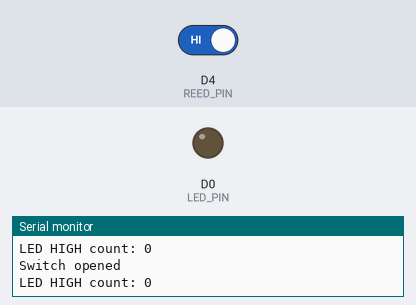
This sketch was run on a simulated ESP8266 (NodeMCU). On the bench: output pins drawn as LEDs (lit = HIGH), the last lines printed to the serial monitor. The test bench sets the inputs (shaded band); at power-on: D4 (REED_PIN) HIGH.

Above: at 1.8 s.
1.9 s: D4 (REED_PIN) driven LOW
At 2.3 s:
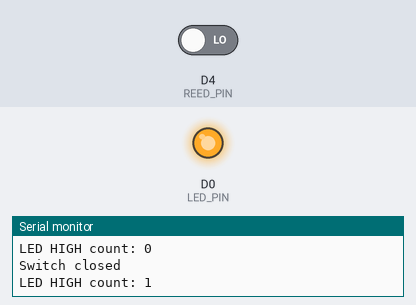
3.5 s: D4 (REED_PIN) driven HIGH
At 4.7 s:
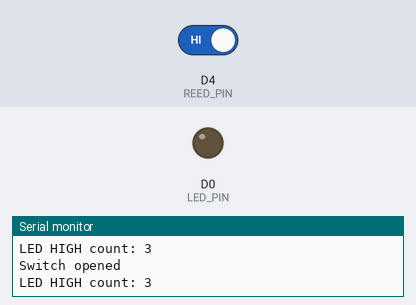
Timing chart, 0 to 6.5 s (numbered marks = the images above; inputs shaded):
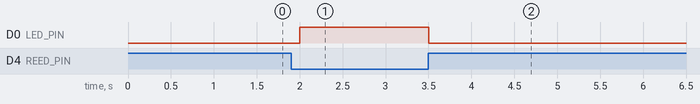

Measured:
- after the input at 1.9 s, D0 (LED_PIN): LOW → HIGH after 0.10 s
- after the input at 3.5 s, D0 (LED_PIN): HIGH → LOW at once

The sketch:

NodeMcuBlink.ino
```cpp
const int REED_PIN = D4;    // Pin connected to reed switch
const int LED_PIN = D0;    // LED pin
int ledHighCount = 0;       // Variable to count LED HIGH state

void setup() {
  Serial.begin(9600);
  pinMode(REED_PIN, INPUT_PULLUP);    // Enable internal pull-up for the reed switch
  pinMode(LED_PIN, OUTPUT);
}

void loop() {
  int proximity = digitalRead(REED_PIN); // Read the state of the switch

  // If the pin reads low, the switch is closed.
  if (proximity == LOW) {
    Serial.println("Switch closed");
    digitalWrite(LED_PIN, HIGH);    // Turn the LED on
    ledHighCount++;                 // Increment the LED HIGH count
  }
  else {
    Serial.println("Switch opened");
    digitalWrite(LED_PIN, LOW);      // Turn the LED off
  }

  // Print the LED HIGH count to the serial monitor
  Serial.print("LED HIGH count: ");
  Serial.println(ledHighCount);

  delay(500); // You can adjust this delay to control the rate of counting
}
```
